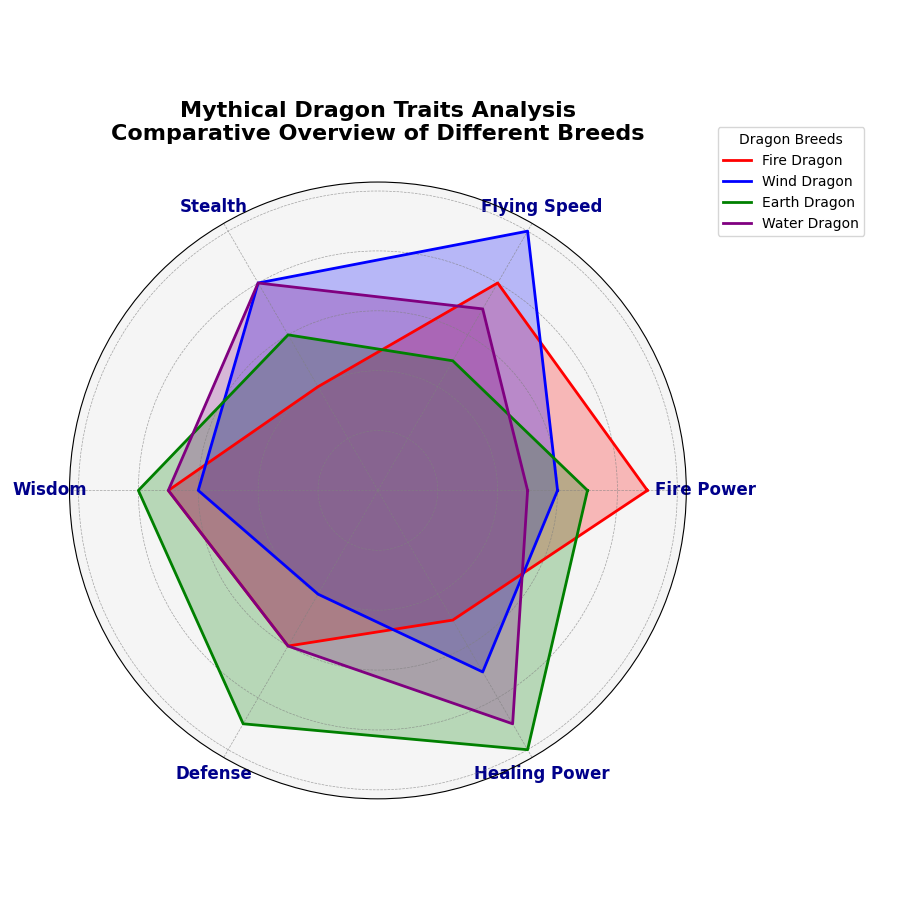

The Python source for this figure:
import matplotlib.pyplot as plt
import numpy as np

# Backstory: A comprehensive analysis of different breeds of dragons based on their mythical traits.

# Dragon attributes
attributes = ['Fire Power', 'Flying Speed', 'Stealth', 'Wisdom', 'Defense', 'Healing Power']
n_attributes = len(attributes)

# Data for each dragon breed
fire_dragon = [9, 8, 4, 7, 6, 5]
wind_dragon = [6, 10, 8, 6, 4, 7]
earth_dragon = [7, 5, 6, 8, 9, 10]
water_dragon = [5, 7, 8, 7, 6, 9]

# Append the first value to close the radar chart
for dragon in [fire_dragon, wind_dragon, earth_dragon, water_dragon]:
    dragon += dragon[:1]

# Calculate angles for each attribute
angles = np.linspace(0, 2 * np.pi, n_attributes, endpoint=False).tolist()
angles += angles[:1]  # Complete the loop

# Set up the figure and axis for the radar chart
fig, ax = plt.subplots(figsize=(9, 9), subplot_kw=dict(polar=True))

# Plot each dragon's attribute data
colors = ['red', 'blue', 'green', 'purple']
dragon_names = ['Fire Dragon', 'Wind Dragon', 'Earth Dragon', 'Water Dragon']
dragon_data = [fire_dragon, wind_dragon, earth_dragon, water_dragon]

for idx, dragon in enumerate(dragon_data):
    ax.plot(angles, dragon, color=colors[idx], linewidth=2, linestyle='solid', label=dragon_names[idx])
    ax.fill(angles, dragon, color=colors[idx], alpha=0.25)

# Annotate the attributes
plt.xticks(angles[:-1], attributes, fontsize=12, fontweight='bold', color='darkblue')

# Customize the radar chart background and grid
ax.set_facecolor('whitesmoke')
ax.grid(color='gray', linestyle='--', linewidth=0.5, alpha=0.7)
ax.set_yticklabels([])

# Add legend outside the plot to avoid overlap
plt.legend(loc='upper right', bbox_to_anchor=(1.3, 1.1), title='Dragon Breeds', fontsize=10)

# Set the title with a line break for better readability
plt.title('Mythical Dragon Traits Analysis\nComparative Overview of Different Breeds', size=16, fontweight='bold', pad=30, color='black')

# Adjust layout to prevent text from being cut off
plt.tight_layout()

# Display the radar chart
plt.show()
